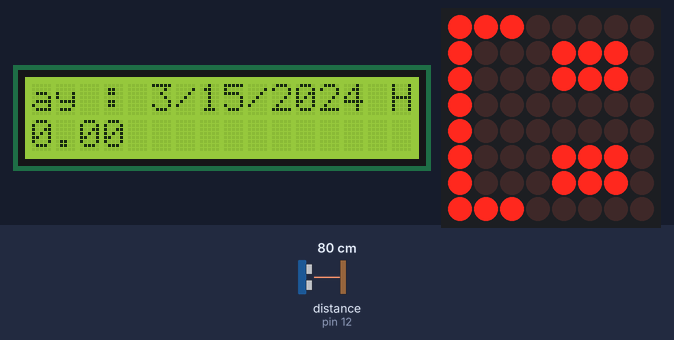
Recording of a sketch running on a simulated Arduino Leonardo, built with avr-gcc and run on an emulated ATmega32U4. Parts: 16×2 character LCD, 8×8 LED matrix. Inputs (shaded band) come from the test bench; at power-on: distance to the obstacle (sensor on pin 12) 80 cm. The local clock reads 2024-03-15 10:24:30 at power-on unless the sketch sets it.

Above: at 0.1 s.
At 1.2 s:
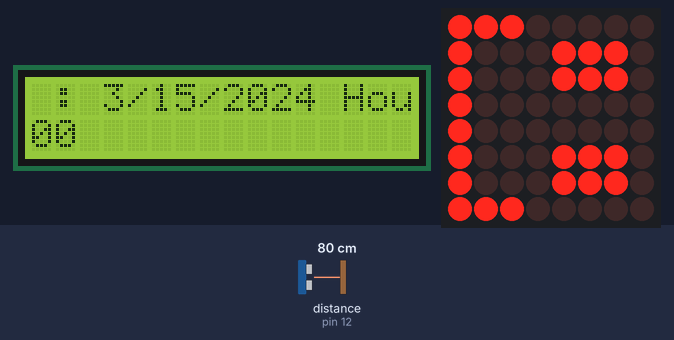
1.3 s: distance to the obstacle (sensor on pin 12) set to 120 cm
At 2.0 s:
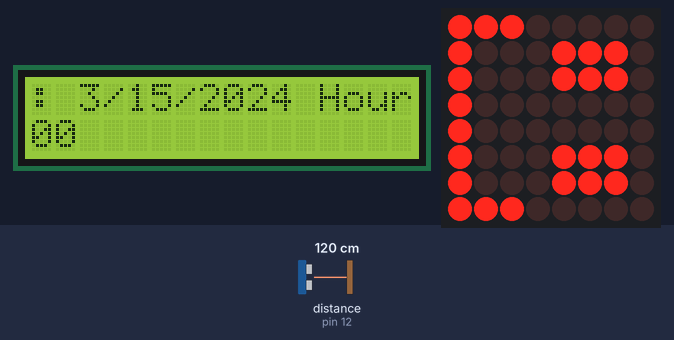
Timing chart, 0 to 4.3 s (numbered marks = the images above; inputs shaded):
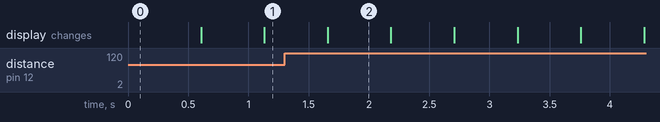

Measured:
- what the display in image 2 shows lasts 0.5 s, from 1.7 s to 2.2 s

The sketch:

robot.ino
```cpp
//Andre Barajas
//Arduino Robot
//updated version
// include the library code:
#include <ShiftedLCD.h>
#include <SPI.h>
//distance sensor library
#include <HCSR04.h>
//Ledcontrol library
#include "LedControl.h"
//Clock module
#include <Wire.h>
#include <ds3231.h>
//#include <string>

ts t; //ts is a struct findable in ds3231.h

// initialize the library with the number of the sspin
// (or the latch pin of the 74HC595)
LiquidCrystal lcd(10);
//initialize sensor
UltraSonicDistanceSensor distanceSensor(9, 12);
/*
 Now we need a LedControl to work with.
 ***** These pin numbers will probably not work with your hardware *****
 pin 12 is connected to the DataIn
 pin 11 is connected to the CLK
 pin 10 is connected to LOAD
 We have only a single MAX72XX.
 */
LedControl lc=LedControl(8, 7, 6, 1);
unsigned long delaytime=1000;

void setup()
{
   Wire.begin(); //start i2c (required for connection)
  DS3231_init(DS3231_CONTROL_INTCN); //register the ds3231 (DS3231_INTCN is the default address of ds3231, this is set by macro for no performance loss)
  Serial.begin(9600);
  //while(!Serial){} //only need for leonardo
  // set up the LCD's number of columns and rows:
  lcd.begin(16, 2);
  // Print a message to the LCD.
  /*
   The MAX72XX is in power-saving mode on startup,
   we have to do a wakeup call
   */
  lc.shutdown(0,false);
  /* Set the brightness to a medium values */
  lc.setIntensity(0,1);
  /* and clear the display */
  lc.clearDisplay(0);

}
String printTime()
{
   DS3231_get(&t); //get the value and pass to the function the pointer to t, that make an lower memory fingerprint and faster execution than use return
  //DS3231_get() will use the pointer of t to directly change t value (faster, lower memory used)
  String dayAndHour = "Day : " + String(t.mon) + "/" + String(t.mday) + "/" + String(t.year);
  dayAndHour = dayAndHour + " Hour : " + String(t.hour) + ":" + String(t.min) + "." + String(t.sec);

//#ifdef CONFIG_UNIXTIME
//  Serial.print("Timestamp : ");
//  Serial.print(t.unixtime);
//#endif
  return dayAndHour;
}
/*
 This method will display the characters for the
 word "Arduino" one after the other on the matrix.
 (you need at least 5x7 leds to see the whole chars)
 */
 void smileLed()
 {
  byte happy[6] = { B01100110, B01100110, B01100110, B10000001, B10000001, B11111111};
  lc.setColumn(0,6,happy[0]);
  lc.setColumn(0,5,happy[1]);
  lc.setColumn(0,4,happy[2]);
  lc.setColumn(0,2,happy[3]);
  lc.setColumn(0,1,happy[4]);
   lc.setColumn(0,0,happy[5]);
 }
void writeArduinoOnMatrix() {
  /* here is the data for the characters */
  byte a[5]={B01111110,B10001000,B10001000,B10001000,B01111110};
  byte r[5]={B00111110,B00010000,B00100000,B00100000,B00010000};
  byte d[5]={B00011100,B00100010,B00100010,B00010010,B11111110};
  byte u[5]={B00111100,B00000010,B00000010,B00000100,B00111110};
  byte i[5]={B00000000,B00100010,B10111110,B00000010,B00000000};
  byte n[5]={B00111110,B00010000,B00100000,B00100000,B00011110};
  byte o[5]={B00011100,B00100010,B00100010,B00100010,B00011100};

  /* now display them one by one with a small delay */
  lc.setRow(0,0,a[0]);
  lc.setRow(0,1,a[1]);
  lc.setRow(0,2,a[2]);
  lc.setRow(0,3,a[3]);
  lc.setRow(0,4,a[4]);
  delay(delaytime);
  lc.setRow(0,0,r[0]);
  lc.setRow(0,1,r[1]);
  lc.setRow(0,2,r[2]);
  lc.setRow(0,3,r[3]);
  lc.setRow(0,4,r[4]);
  delay(delaytime);
  lc.setRow(0,0,d[0]);
  lc.setRow(0,1,d[1]);
  lc.setRow(0,2,d[2]);
  lc.setRow(0,3,d[3]);
  lc.setRow(0,4,d[4]);
  delay(delaytime);
  lc.setRow(0,0,u[0]);
  lc.setRow(0,1,u[1]);
  lc.setRow(0,2,u[2]);
  lc.setRow(0,3,u[3]);
  lc.setRow(0,4,u[4]);
  delay(delaytime);
  lc.setRow(0,0,i[0]);
  lc.setRow(0,1,i[1]);
  lc.setRow(0,2,i[2]);
  lc.setRow(0,3,i[3]);
  lc.setRow(0,4,i[4]);
  delay(delaytime);
  lc.setRow(0,0,n[0]);
  lc.setRow(0,1,n[1]);
  lc.setRow(0,2,n[2]);
  lc.setRow(0,3,n[3]);
  lc.setRow(0,4,n[4]);
  delay(delaytime);
  lc.setRow(0,0,o[0]);
  lc.setRow(0,1,o[1]);
  lc.setRow(0,2,o[2]);
  lc.setRow(0,3,o[3]);
  lc.setRow(0,4,o[4]);
  delay(delaytime);
  lc.setRow(0,0,0);
  lc.setRow(0,1,0);
  lc.setRow(0,2,0);
  lc.setRow(0,3,0);
  lc.setRow(0,4,0);
  delay(delaytime);
}

/*
  This function lights up a some Leds in a row.
 The pattern will be repeated on every row.
 The pattern will blink along with the row-number.
 row number 4 (index==3) will blink 4 times etc.
 */
void rows() {
  for(int row=0;row<8;row++) {
    delay(delaytime);
    lc.setRow(0,row,B10100000);
    delay(delaytime);
    lc.setRow(0,row,(byte)0);
    for(int i=0;i<row;i++) {
      delay(delaytime);
      lc.setRow(0,row,B10100000);
      delay(delaytime);
      lc.setRow(0,row,(byte)0);
    }
  }
}

/*
  This function lights up a some Leds in a column.
 The pattern will be repeated on every column.
 The pattern will blink along with the column-number.
 column number 4 (index==3) will blink 4 times etc.
 */
void columns() {
  for(int col=0;col<8;col++) {
    delay(delaytime);
    lc.setColumn(0,col,B10100000);
    delay(delaytime);
    lc.setColumn(0,col,(byte)0);
    for(int i=0;i<col;i++) {
      delay(delaytime);
      lc.setColumn(0,col,B10100000);
      delay(delaytime);
      lc.setColumn(0,col,(byte)0);
    }
  }
}

/*
 This function will light up every Led on the matrix.
 The led will blink along with the row-number.
 row number 4 (index==3) will blink 4 times etc.
 */
void single() {
  for(int row=0;row<8;row++) {
    for(int col=0;col<8;col++) {
      delay(delaytime);
      lc.setLed(0,row,col,true);
      delay(delaytime);
      for(int i=0;i<col;i++) {
        lc.setLed(0,row,col,false);
        delay(delaytime);
        lc.setLed(0,row,col,true);
        delay(delaytime);
      }
    }
  }
}

void loop()
{
  //writeArduinoOnMatrix();
  //delay(1000);
  smileLed();
   lcd.setCursor(0, 0);
  lcd.print(printTime());
  lcd.scrollDisplayLeft();
// set the cursor to column 0, line 1
  // (note: line 1 is the second row, since counting begins with 0):
  lcd.setCursor(0, 1);
 // lcd.noAutoscroll();
  // print the number of seconds since reset:
   // Every 500 miliseconds, do a measurement using the sensor and print the distance in centimeters.
    lcd.print(distanceSensor.measureDistanceCm());
    delay(500);
//  lcd.print(millis()/1000);
//rows();
  //columns();
  //single();
  printTime();
}
```
